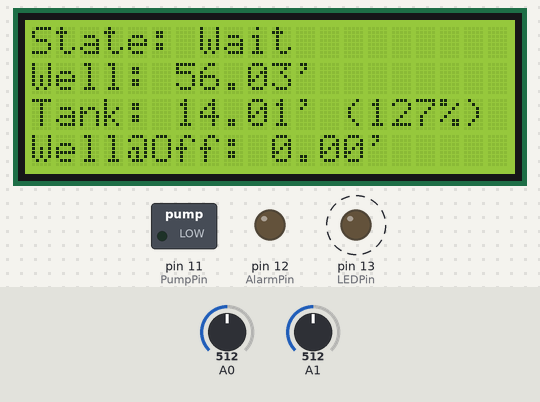
A sketch run on a simulated Arduino Uno, built with avr-gcc and run on an emulated ATmega328P. Shown: 20×4 character LCD, switched loads named in the sketch (green lamp = pin HIGH), output pins drawn as LEDs (lit = HIGH). Dashed ring = blinking. Inputs (shaded band) come from the test bench; at power-on: A0 = 512, A1 = 512. What the sketch prints to the serial monitor is not drawn.

Above: at 5.2 s.
5.3 s: A0 set to 433
At 6.8 s:
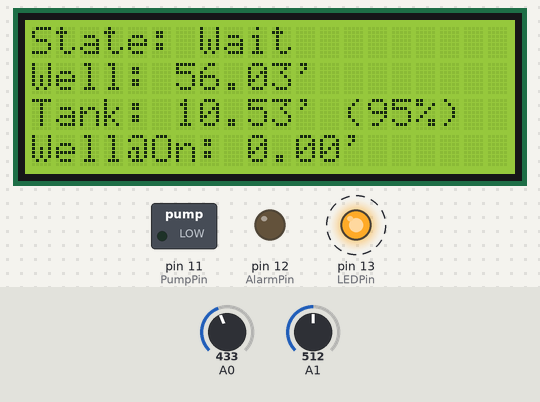
8.3 s: A0 set to 404
At 10.4 s:
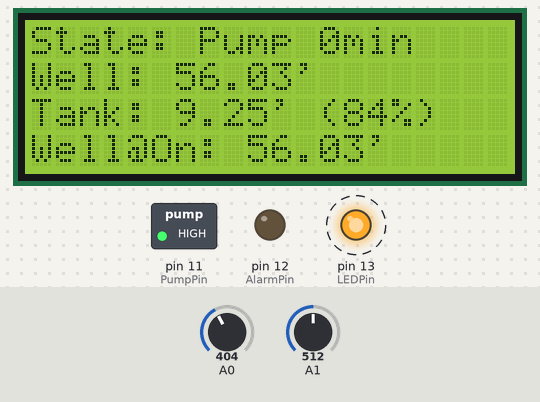
11.3 s: A1 set to 317
At 13.8 s:
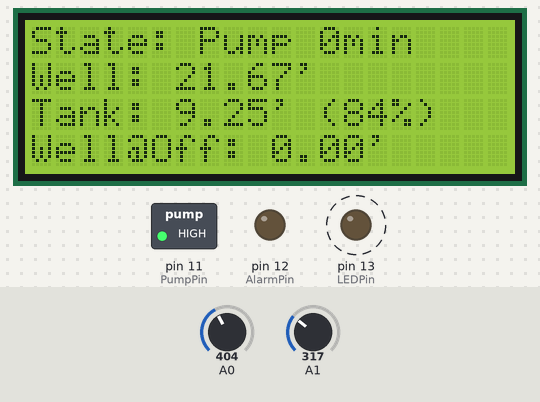
14.3 s: A1 set to 297
At 16.8 s:
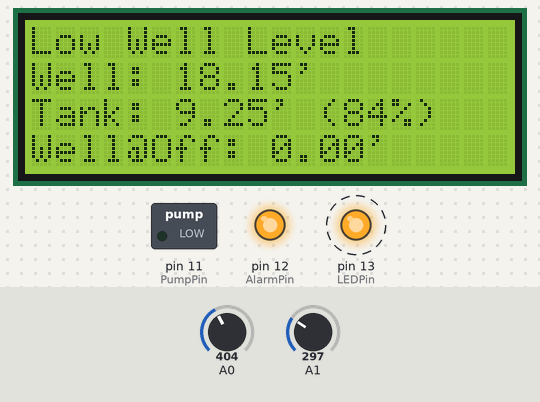
Timing chart, 0 to 18.3 s (numbered marks = the images above; inputs shaded):
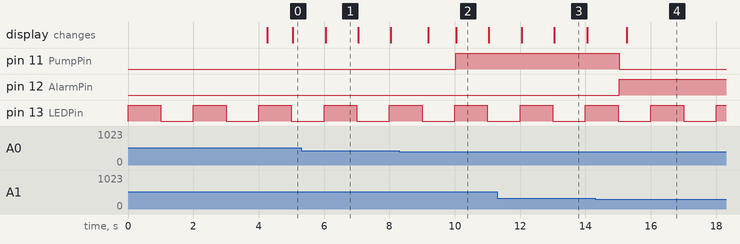

The sketch:

pump_control.ino
```cpp
//*****************************************************************************
//
// pump_control.cpp - Implementation of well pump controller.
//
// Author: Reed Bement 02/02/2016
//
//    Notes:
//    ----
//      Water: 0.4327 psi / foot
//      Full tank: 88 inches = 7.33 feet
//
//      Arduino Sketch. Arduino IDE 1.6.5
//      Arduino settings:
//        Board: Pro Trinket 5V/16MHz (USB)
//        Programmer: USBtinyISP
//
//      Possible faults:
//        "Sensor Low"     - Control problem, sensor out of range.
//        "Sensor High"    - Control problem, sensor out of range.
//        "Rapid Cycling"  - Control problem, attempting to switch the pump on/off too quickly.
//        "Bad State"      - Control problem, unknow software state.
//
//        "Low Tank Level" - Tank level below threshold (only in STATE_PUMP).
//        "Low Well Level" - Well level below threshold (only in STATE_PUMP).
//        "Pump Long Run"  - Pump run time above threshold (only in STATE_PUMP).
//
//*****************************************************************************

#include <LiquidCrystal.h>
#include <math.h>
#include <util/atomic.h>

//*****************************************************************************
//
// Definitions
//
//*****************************************************************************

#define VER_STRING          "\n\nWell Pump Controller Ver 2.35\n"
#define LCD_SPLASH_STRING   "Well Pump Controller"
#define LCD_VER_STRING      "Version: 2.35"

#define LOG_INTERVAL        60      // How often logging occurs [s]

#define COUNT_4MA           194     // Measured count at 4ma
#define COUNT_20MA          981     // Measured count at 20ma
#define LOW_ERR_THRES_4_20  164     // Error if less than this value
#define HIGH_ERR_THRES_4_20 1000    // Error if greater than this value
#define TANK_RANGE          15.0f   // [psi] Tank sensor: 0-15 PSI
#define WELL_RANGE          60.0f   // [psi] Well sensor: 0-60 PSI
#define WATER_COLUMN        0.4327f // Water Column (WC) presure to height, psi / foot
#define FULL_TANK           11.0f   // Full tank is 11'

#define MIN_PUMP_TIME       60L     // If we're not pumping/non-pumping for at least this number of seconds, something is wrong
#define MAX_PUMP_TIME       21600L  // If we're in the PUMP state for at least this number of seconds (6 hours), something is wrong
#define FILL_WAIT_TIME      3600L   // Time to spent in the FILL_WAIT state [s]

#define START_HEIGHT_PERCENT 90     // Pump starts when tank level drops to this value
#define STOP_HEIGHT_PERCENT  100    // Pump stops when tank level rises to this value
#define ALARM_HEIGHT_PERCENT 80     // Pump stops alarm sounds when tank level drops to this value

#define STOP_WELL_LEVEL_FEET  20.0  // Pump stops when well level drops to this value. [ft]

#define STATE_FILL      0
#define STATE_FILL_WAIT 1
#define STATE_WAIT      2
#define STATE_PUMP      3

//*****************************************************************************
//
// Global Variables
//
//*****************************************************************************

int g_iState = STATE_FILL;

int TankPin  = 0;       // 4-20ma interface for tank presure, 0-5 PSI
int WellPin  = 1;       // 4-20ma interface for well bore presure, 0-60 PSI
int PumpPin  = 11;      // Solid Stae Relay (SSR), 40A, High: Pump On
int AlarmPin = 12;      // Solid Stae Relay (SSR), 40A, High: Alarm On
int LEDPin   = 13;      // Red user status LED mounted on ProTrinket board.

float g_fTank        = 0.0;   // Tank water column height [ft]
int   g_iTankPercent =   0;   // Percetage of tank remaining

float g_fWell = 0.0;          // Well bore water column height [ft]
float g_fWB_Turnoff = 0.0;    // Well bore water column height at pump shutoff [ft]
float g_fWB_Turnon = 0.0;     // Well bore water column height at pump turn on [ft]

unsigned long g_ulPumpLastStart   = 0; // Last time the pump started [s]
unsigned long g_ulPumpLastStop    = 0; // Last time the pump stopped [s]

volatile unsigned long g_ulTicks = 0;     // One second tick counter, updated by timer1 ISR

// Initialize the library with the numbers of the interface pins
// LiquidCrystal(rs, enable, d4, d5, d6, d7)
//
LiquidCrystal lcd(10, 9, 6, 5, 4, 3);

//*****************************************************************************
//
//  GetTickCount - Get the tick count since start up.
//
//  Parameters - None
//
//  Returns - Tick count in seconds.
//
//*****************************************************************************

unsigned long GetTickCount(void)
{
    unsigned long ulTicks;
    ATOMIC_BLOCK(ATOMIC_RESTORESTATE) {
        ulTicks = g_ulTicks;
    }
    return ulTicks;
}

//*****************************************************************************
//
//  TimeSince - Get the tick count since event occured.
//
//  Parameters
//    ulEventTime - Event time in seconds.
//
//  Returns - Tick count in seconds since event occured.
//
//*****************************************************************************

unsigned long TimeSince(unsigned long ulEventTime)
{
    return GetTickCount() - ulEventTime;
}

//*****************************************************************************
//
//  ReadAvg160 - Reads the value from the specified analog pin 160 times
//               and returns the average value. Takes ~ one 60Hz period.
//
//  Parameters
//    pin - Analog input pin to read from (0 to 5)
//
//  Returns - Average value, 0-1023.
//
//*****************************************************************************

int ReadAvg160(int pin)
{
    long lRes = 0;

    for (int i = 0; i < 160; i++) lRes += analogRead(pin);

    return lRes / 160;
}

//*****************************************************************************
//
//  DisplayHeights - Update display with new hieght values.
//
//  Parameters - None
//
//  Returns - Nothing
//
//*****************************************************************************

void DisplayHeights(void)
{
    lcd.setCursor(0, 1); lcd.print("Well: "); lcd.print(g_fWell);
    lcd.print("'    ");

    lcd.setCursor(0, 2); lcd.print("Tank: "); lcd.print(g_fTank);
    lcd.print("' (");
    lcd.print(g_iTankPercent);
    lcd.print("%)");

    if (GetTickCount() & 1) {
        lcd.setCursor(0, 3); lcd.print("Well@On: "); lcd.print(g_fWB_Turnon);
        lcd.print("' ");
    }
    else {
        lcd.setCursor(0, 3); lcd.print("Well@Off: "); lcd.print(g_fWB_Turnoff);
        lcd.print("'");
    }
}

//*****************************************************************************
//
//  State2Str - Convert state to string.
//
//  Parameters
//      iState - State to convert to string.
//
//  Returns - String representation of passed state.
//
//*****************************************************************************

const char *State2Str(int iState)
{
    switch (iState) {
        case STATE_FILL: return("Fill");
        case STATE_FILL_WAIT: return("Fill Wait");
        case STATE_WAIT: return("Wait");
        case STATE_PUMP: return("Pump");
        default: return("Unknown");
    }
}

//*****************************************************************************
//
//  Display - Display data on LCD. Display is 20 x 4 ASCII Characters.
//
//  Parameters - None
//
//  Returns - Nothing
//
//*****************************************************************************

void Display(void)
{
    lcd.clear();
    lcd.setCursor(0, 0);
    lcd.print("State: ");
    lcd.print(State2Str(g_iState));
    if ((g_iState == STATE_PUMP) || (g_iState == STATE_FILL)) {
        lcd.print(" ");
        lcd.print(TimeSince(g_ulPumpLastStart) / 60);
        lcd.print("min");
    }
    DisplayHeights();
}

//*****************************************************************************
//
//  LogState2Serial -
//
//  Parameters - None
//
//  Returns - Nothing
//
//*****************************************************************************

void LogState2Serial(void)
{
    // Log the state change.
    //
    Serial.println("");
    Serial.print("Ticks: "); Serial.print(GetTickCount()); Serial.println(" seconds. ");
    Serial.print("State: "); Serial.print(State2Str(g_iState));
    if ((g_iState == STATE_PUMP) || (g_iState == STATE_FILL)) {
        Serial.print(" ");
        Serial.print(TimeSince(g_ulPumpLastStart) / 60);
        Serial.println("min");
    }
    else Serial.println("");
    Serial.print("Tank: "); Serial.print(g_fTank);Serial.print("' (");
    Serial.print(g_iTankPercent);Serial.println("%)");
    Serial.print("Well: "); Serial.println(g_fWell);
    Serial.print("Well @ last pump turn on: "); Serial.println(g_fWB_Turnon);
    Serial.print("Well @ last pump turn off: "); Serial.println(g_fWB_Turnoff);
    Serial.flush();
}

//*****************************************************************************
//
//  Fault - Enter fault state. Doesn't return.
//
//  Parameters
//    psz - Fault description string. Less than 20 characters in length.
//
//  Returns - Nothing
//
//*****************************************************************************

void Fault(const char *psz)
{
    digitalWrite(PumpPin,  LOW);
    digitalWrite(AlarmPin, HIGH);

    Serial.println("");
    Serial.print("Fault @ ");
    Serial.print(GetTickCount());
    Serial.print(" seconds: ");
    Serial.println(psz);
    Serial.println(VER_STRING);
    LogState2Serial();

    lcd.clear();
    lcd.setCursor(0, 0); lcd.print(psz);
    DisplayHeights();

    while (1);
}

//*****************************************************************************
//
//  Read_4_20 - Reads the value from the 4-20ma interface.
//
//  Parameters
//    pin - Analog input pin to read from (0 to 5)
//
//  Returns - Value, 0.0-1.0
//
//*****************************************************************************

float Read_4_20(int pin)
{
    int iRes = ReadAvg160(pin);

//    Serial.print("iRes: "); Serial.println(iRes);

    // Check for open or shorted sensors.
    //
    if (iRes < LOW_ERR_THRES_4_20)  Fault("Sensor Low");
    if (iRes > HIGH_ERR_THRES_4_20) Fault("Sensor High");

    // Normalize to 0.0 - 1.0
    //
    if (iRes > COUNT_20MA) iRes = COUNT_20MA;
    iRes -= COUNT_4MA;
    if (iRes < 0)  iRes = 0;

    return (float) iRes / (float)(COUNT_20MA - COUNT_4MA);
}

//*****************************************************************************
//
//  CalcHeights - Calculate the heights of the water columns.
//
//  Parameters - None
//
//  Returns - Nothing
//
//*****************************************************************************

void CalcHeights(void)
{
    g_fWell = WELL_RANGE * Read_4_20(WellPin) / WATER_COLUMN;
    g_fTank = TANK_RANGE * Read_4_20(TankPin) / WATER_COLUMN;
    g_iTankPercent = (int)(g_fTank * 100.00f / FULL_TANK);
}

//*****************************************************************************
//
//  PumpOn, PumpOff - Turn the pump on/off, but only toggle.
//
//  Parameters - None
//
//  Returns - Nothing
//
//*****************************************************************************

void PumpOn(void)
{
    if (digitalRead(PumpPin) == 0) {
        g_fWB_Turnon = g_fWell;
        g_ulPumpLastStart = GetTickCount();
        if (g_ulPumpLastStop) {
            if (g_ulPumpLastStart - g_ulPumpLastStop < MIN_PUMP_TIME) Fault("Rapid Cycling");
        }
        digitalWrite(PumpPin, HIGH);
    }
}

void PumpOff(void)
{
   if (digitalRead(PumpPin) == 1) {
       g_fWB_Turnoff = g_fWell;
       g_ulPumpLastStop = GetTickCount();
       if (g_ulPumpLastStart) {
           if (g_ulPumpLastStop - g_ulPumpLastStart < MIN_PUMP_TIME) Fault("Rapid Cycling");
       }
       digitalWrite(PumpPin, LOW);
   }
}

//*****************************************************************************
//
//  NextState - Preform state change logging.
//
//  Parameters
//    iState - New state.
//
//  Returns - Next state.
//
//*****************************************************************************

int NextState(int iState)
{
    LogState2Serial();
    Serial.print("\nNew State: "); Serial.println(State2Str(iState));
    return iState;
}

//*****************************************************************************
//
//  TIMER1_COMPA_vect - Inerupt service routine, updates 1Hz tick count.
//
//  Parameters - None
//
//  Returns - Nothing
//
//*****************************************************************************

ISR(TIMER1_COMPA_vect)
{
    g_ulTicks++;
    if (g_ulTicks & 1) digitalWrite(LEDPin, HIGH);
    else  digitalWrite(LEDPin, LOW);
}

//*****************************************************************************
//
//  setup - Arduino entry point. Called one time.
//
//  Parameters - None
//
//  Returns - Nothing
//
//*****************************************************************************

void setup(void) {

  // Set timer1 to interrupt at 1Hz
  //
  cli();                // stop interrupts
  TCCR1A = 0;           // set entire TCCR1A register to 0
  TCCR1B = 0;           // same for TCCR1B
  TCNT1  = 0;           // initialize counter value to 0
  OCR1A = 15624;        // = (16*10^6) / (1*1024) - 1 (must be < 65536)
  TCCR1B |= (1 << WGM12);
  TCCR1B |= (1 << CS12) | (1 << CS10);
  TIMSK1 |= (1 << OCIE1A);
  sei();                //allow interrupts

  // Initialize debug serial port
  Serial.begin(9600);

  // Setup SSR output pins
  digitalWrite(PumpPin,  LOW);
  digitalWrite(AlarmPin, LOW);
  pinMode(PumpPin,  OUTPUT);    // Pump
  pinMode(AlarmPin, OUTPUT);    // Alarm
  pinMode(LEDPin,   OUTPUT);    // Status LED

  while (!Serial); // wait for Serial port to connect.
  Serial.println();
  Serial.println(VER_STRING);

  analogReference(DEFAULT); // Analog reference of 5 volts
  pinMode(TankPin, INPUT);
  pinMode(WellPin, INPUT);

  // set up the LCD's number of columns and rows:
  lcd.begin(20, 4);  // 20x4 Characters
  lcd.clear();
  lcd.setCursor(0, 0); lcd.print(LCD_SPLASH_STRING);
  lcd.setCursor(0, 1); lcd.print(LCD_VER_STRING);
  delay(4000);
}

//*****************************************************************************
//
//  loop - Arduino entry point. Called repeatedly.
//
//  Parameters - None
//
//  Returns - Nothing
//
//*****************************************************************************

void loop(void) {
    static unsigned long ulLastTick = 0;

    // Loop to run once per second.
    while (ulLastTick == GetTickCount());
    ulLastTick = GetTickCount();

    CalcHeights();

    switch (g_iState) {
        case STATE_FILL:
            if (g_iTankPercent >= STOP_HEIGHT_PERCENT) {
                g_iState = NextState(STATE_WAIT);
            }
            else if (g_fWell < STOP_WELL_LEVEL_FEET) {
                g_iState = NextState(STATE_FILL_WAIT);
            }
            else PumpOn();
            break;

        case STATE_FILL_WAIT:
            PumpOff();
            if (TimeSince(g_ulPumpLastStop) > FILL_WAIT_TIME) {
                g_iState = NextState(STATE_FILL);
            }
            break;

        case STATE_WAIT:
            if (g_iTankPercent < START_HEIGHT_PERCENT) {
                g_iState = NextState(STATE_PUMP);
            }
            else PumpOff();
            break;

        case STATE_PUMP:
            if (g_fWell < STOP_WELL_LEVEL_FEET)         Fault("Low Well Level");
            if (g_iTankPercent < ALARM_HEIGHT_PERCENT)  Fault("Low Tank Level");
            if (g_iTankPercent >= STOP_HEIGHT_PERCENT) {
                g_iState = NextState(STATE_WAIT);
            }
            else PumpOn();
            if (TimeSince(g_ulPumpLastStart) > MAX_PUMP_TIME) Fault("Pump Long Run");
            break;

        default:
            Fault("Bad State");
    }

    if ((GetTickCount() % LOG_INTERVAL) == 0) LogState2Serial();
    Display();
}
```

Measured:
- the behaviour switches between 419 and 418 on A0 (found by bisection; images 1 and 2)
- the behaviour switches between 308 and 307 on A1 (found by bisection; images 3 and 4)
- after the input at 5.3 s, the display: changes after 0.75 s (image 1)
- after the input at 8.3 s, pin 11 (PumpPin): LOW → HIGH after 1.7 s; the display: first changes after 0.89 s (image 2 shows a later state)
- after the input at 11.3 s, the display: first changes after 0.75 s (image 3 shows a later state)
- after the input at 14.3 s, pin 11 (PumpPin): HIGH → LOW after 0.73 s; pin 12 (AlarmPin): LOW → HIGH after 0.73 s; the display: changes after 0.97 s (image 4)
- by itself, pin 13 (LEDPin): alternates HIGH for 1.0 s and LOW for 1.0 s
